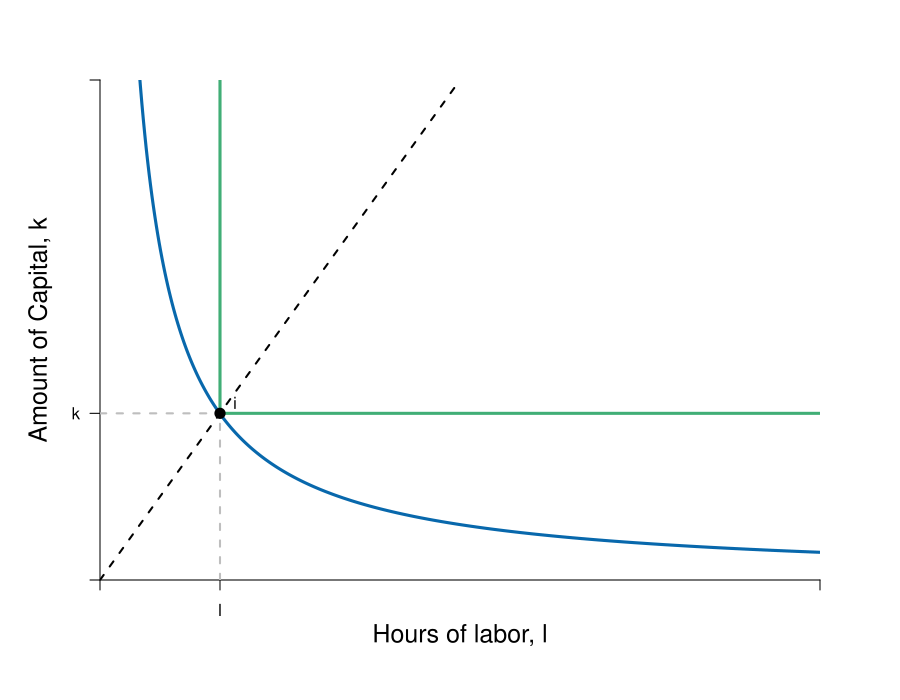

This figure's R source:
#Graph Designer: Simon Halliday / Scott Cohn
#Authors: Bowles and Halliday
#Title: Coordination, Conflict and Competition: A Text in Microeconomics

library(shape)
pdf(file = "firmmarketsupply/tech_intensity_CD_L_a.pdf", width = 9, height = 7)

#Set parameters for graphics
axislabelsize <- 1.5
labelsize <- 1.2
graphlinewidth <- 3
segmentlinewidth <- 2

COL <- c("#7fc97f", "#beaed4", "#fdc086", "#ffff99", "#386cb0", "#f0027f", "#bf5b17", "#666666")
COLA <- c("#e0f3db", "#99d8c9","#66c2a4","#41ae76", "#238b45", "#005824")
COLB <- c("#c6dbef", "#4eb3d3", "#2b8cbe", "#0868ac","#084081")

par(mar =  c(6, 5, 4, 4))

isoquant <- function(l, alpha = 0.5, x = 5, A = 1) {
  (x / (A*l^alpha))^(1/(1 - alpha))
}

xlims <- c(0, 12)
ylims <- c(0, 12)

npts <- 501 


plot(0, 0, xlim = xlims, ylim = ylims, type = "n",
     xlab = expression(paste("")),
     ylab = expression(paste("")), 
     xaxt = "n", 
     yaxt = "n", 
     cex.lab = axislabelsize, 
     bty = "n",
     xaxs="i", 
     yaxs="i")

ticksy <- c(0, 4, ylims[2])
ylabels <- c(NA, expression(paste(k)), NA)
ticksx <- c(0, 2, xlims[2])
xlabels <- c(NA, expression(paste(l)), NA)

axis(1, at = ticksx, pos = 0, labels = xlabels)
axis(2, at = ticksy, pos = 0, labels = ylabels, las = 1)

npts <- 500 
xx1 <- seq(xlims[1], xlims[2], length.out = npts)

# Isoquant
lines(xx1, isoquant(xx1, x = 5, alpha = 0.5, A = 1.77), col = COLB[4], lwd = graphlinewidth)


# Dash diagonal
segments(0, 0, 6, ylims[2], lty = 2, col = "black", lwd = segmentlinewidth)

segments(0, 4, 2, 4, lty = 2, col = "grey", lwd = segmentlinewidth)
segments(2, 0, 2, 4, lty = 2, col = "grey", lwd = segmentlinewidth)

#segments(0, 8, 4, 8, lty = 2, col = "grey", lwd = segmentlinewidth)
#segments(4, 0, 4, 8, lty = 2, col = "grey", lwd = segmentlinewidth)

segments(2, 4, xlims[2], 4, lty = 1, col = COLA[4], lwd = graphlinewidth)
segments(2, 4, 2, ylims[2], lty = 1, col = COLA[4],  lwd = graphlinewidth)


# Axis Label
mtext(expression(paste("Hours of labor, ", l)), side=1, line = 2.5, cex = axislabelsize)
text(-1, 0.5*ylims[2], expression(paste("Amount of Capital, ", k)), xpd = TRUE, cex = axislabelsize, srt = 90) 


# Points
points(2, 4, pch = 16, col = "black", cex = 1.5)
text(2.25, 4.25, expression(i))


dev.off()
